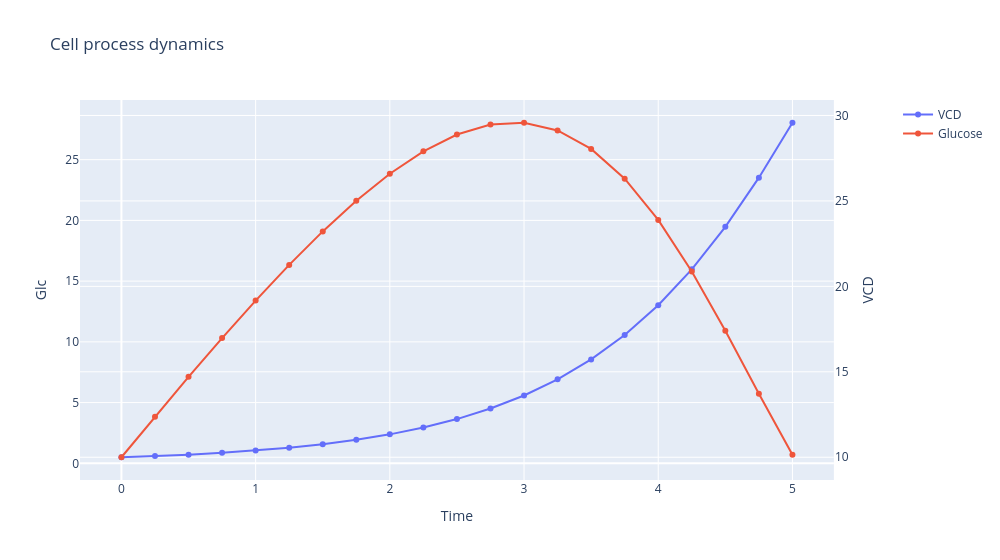

Notebook code for this chart:
### Code cell
#@title Plot single experiment run
t, VCD, GLC = run_experiment(VCD_0,GLC_0,FEED_RATE,FEED_END,time_step=TIME_STEP)
fig = make_subplots(specs=[[{"secondary_y": True}]])
fig.add_trace(go.Scatter(x=t,y=VCD, mode='markers+lines',name='VCD'))
fig.add_trace(go.Scatter(x=t,y=GLC, mode='markers+lines',name='Glucose'),secondary_y=True)
fig.update_layout(showlegend=True,title="Cell process dynamics",xaxis_title="Time",yaxis_title="Glc",width=1000)
fig.update_yaxes(title_text="VCD", secondary_y=True)
fig.show()

### Figure 1 — Plotly figure (JSON) as saved in the notebook; plotly's stock layout.template omitted (floating-point values rounded to 4 significant figures)
{"data": [{"mode": "markers+lines", "name": "VCD", "type": "scatter", "x": [0.0, 0.25, 0.5, 0.75, 1.0, 1.25, 1.5, 1.75, 2.0, 2.25, 2.5, 2.75, 3.0, 3.25, 3.5, 3.75, 4.0, 4.25, 4.5, 4.75, 5.0], "y": [0.5, 0.5942, 0.7132, 0.8624, 1.049, 1.282, 1.572, 1.934, 2.384, 2.945, 3.643, 4.509, 5.584, 6.915, 8.555, 10.57, 13.02, 15.97, 19.47, 23.52, 28.04]}, {"mode": "markers+lines", "name": "Glucose", "type": "scatter", "x": [0.0, 0.25, 0.5, 0.75, 1.0, 1.25, 1.5, 1.75, 2.0, 2.25, 2.5, 2.75, 3.0, 3.25, 3.5, 3.75, 4.0, 4.25, 4.5, 4.75, 5.0], "xaxis": "x", "y": [10.0, 12.38, 14.71, 16.98, 19.17, 21.26, 23.22, 25.01, 26.59, 27.9, 28.89, 29.47, 29.57, 29.12, 28.04, 26.3, 23.89, 20.87, 17.4, 13.72, 10.14], "yaxis": "y2"}], "layout": {"showlegend": true, "title": {"text": "Cell process dynamics"}, "width": 1000, "xaxis": {"anchor": "y", "domain": [0.0, 0.94], "title": {"text": "Time"}}, "yaxis": {"anchor": "x", "domain": [0.0, 1.0], "title": {"text": "Glc"}}, "yaxis2": {"anchor": "x", "overlaying": "y", "side": "right", "title": {"text": "VCD"}}}}
